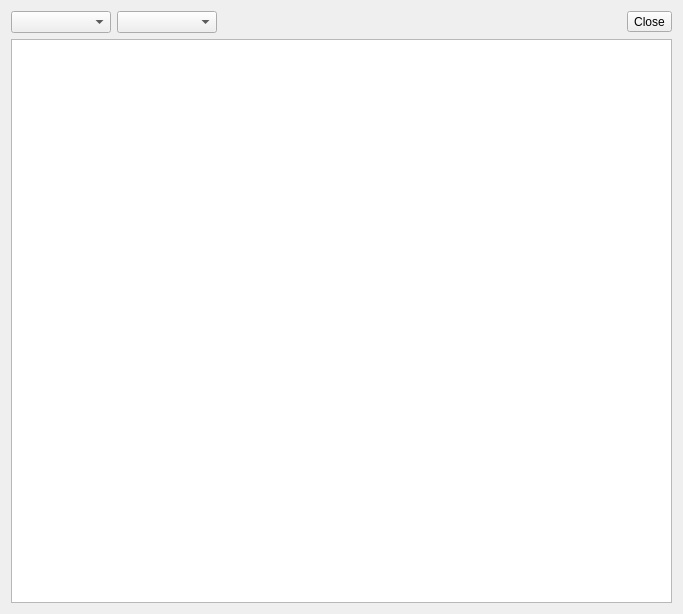
<?xml version="1.0" encoding="UTF-8"?>
<ui version="4.0">
 <class>ViewDialog</class>
 <widget class="QDialog" name="ViewDialog">
  <property name="geometry">
   <rect>
    <x>0</x>
    <y>0</y>
    <width>683</width>
    <height>614</height>
   </rect>
  </property>
  <property name="windowTitle">
   <string>View</string>
  </property>
  <layout class="QVBoxLayout" name="verticalLayout">
   <item>
    <layout class="QHBoxLayout" name="horizontalLayout">
     <item>
      <widget class="QComboBox" name="modeCombo">
       <property name="minimumSize">
        <size>
         <width>100</width>
         <height>0</height>
        </size>
       </property>
       <property name="toolTip">
        <string>View mode</string>
       </property>
      </widget>
     </item>
     <item>
      <widget class="QComboBox" name="encodingCombo">
       <property name="minimumSize">
        <size>
         <width>100</width>
         <height>0</height>
        </size>
       </property>
       <property name="toolTip">
        <string>Encoding</string>
       </property>
      </widget>
     </item>
     <item>
      <spacer name="horizontalSpacer">
       <property name="orientation">
        <enum>Qt::Orientation::Horizontal</enum>
       </property>
       <property name="sizeHint" stdset="0">
        <size>
         <width>40</width>
         <height>20</height>
        </size>
       </property>
      </spacer>
     </item>
     <item>
      <widget class="QToolButton" name="closeBtn">
       <property name="text">
        <string>Close</string>
       </property>
      </widget>
     </item>
    </layout>
   </item>
   <item>
    <layout class="QHBoxLayout" name="horizontalLayout_2">
     <item>
      <widget class="QPlainTextEdit" name="textBox">
       <property name="lineWrapMode">
        <enum>QPlainTextEdit::LineWrapMode::NoWrap</enum>
       </property>
       <property name="readOnly">
        <bool>true</bool>
       </property>
      </widget>
     </item>
    </layout>
   </item>
  </layout>
 </widget>
 <resources/>
 <connections/>
</ui>
